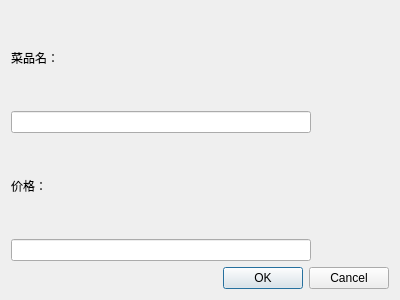
<?xml version="1.0" encoding="UTF-8"?>
<ui version="4.0">
 <class>EditMenuDialog</class>
 <widget class="QDialog" name="EditMenuDialog">
  <property name="geometry">
   <rect>
    <x>0</x>
    <y>0</y>
    <width>400</width>
    <height>300</height>
   </rect>
  </property>
  <layout class="QVBoxLayout" name="verticalLayout">
   <item>
    <widget class="QLabel" name="labelMenuname">
     <property name="text">
      <string>菜品名：</string>
     </property>
    </widget>
   </item>
   <item>
    <widget class="QLineEdit" name="lineEditMenuName">
     <property name="maximumSize">
      <size>
       <width>300</width>
       <height>16777215</height>
      </size>
     </property>
    </widget>
   </item>
   <item>
    <widget class="QLabel" name="labelRole">
     <property name="text">
      <string>价格：</string>
     </property>
    </widget>
   </item>
   <item>
    <widget class="QLineEdit" name="lineEditPrice">
     <property name="maximumSize">
      <size>
       <width>300</width>
       <height>16777215</height>
      </size>
     </property>
    </widget>
   </item>
   <item>
    <widget class="QDialogButtonBox" name="buttonBox">
     <property name="orientation">
      <enum>Qt::Horizontal</enum>
     </property>
     <property name="standardButtons">
      <set>QDialogButtonBox::Cancel|QDialogButtonBox::Ok</set>
     </property>
    </widget>
   </item>
  </layout>
 </widget>
 <resources/>
 <connections/>
</ui>
